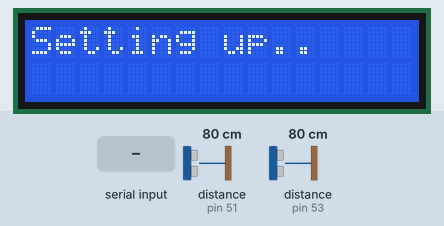
The sketch below on a simulated Arduino Mega 2560, built with avr-gcc and run on an emulated ATmega2560. Parts: 16×2 character LCD. Wiring (inferred from the names in the program): 2 × ultrasonic range finder: trigger pin 50, echo pin 51 / trigger pin 52, echo pin 53. The test bench sets the inputs (shaded band); at power-on: distance to the obstacle (sensors on pin 51, pin 53) 80 cm. The echo pulse lasts 58.3 µs per cm; the modem accepts every AT command (registered, SIM ready, sends succeed) and sends nothing else; what the sketch prints to the serial monitor is not drawn.

Above: at 0.1 s.
At 4.8 s:
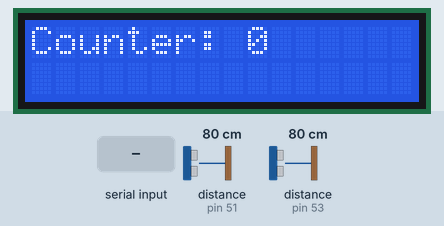
4.9 s: "OK" received over the second serial link
6.4 s: "No AP" received over the second serial link
7.9 s: "GOT IP" received over the second serial link
Timing chart, 0 to 10.9 s (numbered marks = the images above; inputs shaded):
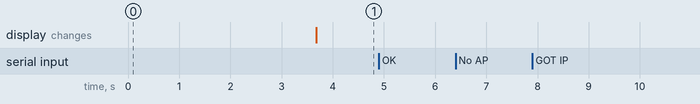

Measured:
- after the input at 4.9 s, every drawn part: stays the same
- after the input at 6.4 s, every drawn part: stays the same
- after the input at 7.9 s, every drawn part: stays the same

The sketch:

entrance_gate_lcd.ino
```cpp
#define trig1Pin 52
#define echo1Pin 53
#define trig2Pin 50
#define echo2Pin 51
#define SSID "ssid"
#define PASS "password"
#define DST_IP "46.137.108.231" //aast.voidbits.co
#define DST_PORT 80
#define BAUD_RATE 115200
#define esp Serial3
#include <LiquidCrystal.h>

// initialize the library with the numbers of the interface pins
LiquidCrystal lcd(42, 43, 41, 40, 39, 38);

String resp; //temp response buffer
bool isConnected = false;
String httpResp;
void setup() {
  //ultrasonic sensors
  pinMode(trig1Pin, OUTPUT);
  pinMode(echo1Pin, INPUT);
  pinMode(trig2Pin, OUTPUT);
  pinMode(echo2Pin, INPUT);
  //

  Serial.begin(BAUD_RATE);
  esp.begin(BAUD_RATE);

  Serial.println("Entrance gate monitor");
  lcd.begin(16, 2);
  // Print a message to the LCD.
  lcd.print("Setting up..");

  disconnectIfConnected();
  delay(100);
  while (1) {
    resp = send_cmd("AT");
    //  Serial.println(resp);

    if (resp.indexOf("OK") >= 0) {
      Serial.println("ESP is ready");

      resp = send_cmd("AT+CWJAP?");
      //    Serial.println(resp);
      if (resp.indexOf("No AP") >= 0) {
        Serial.println("Connecting to WiFi");
        connectToWifi();
      }
      else {
        Serial.println("Already connected to WiFi");
      }

      connectToServer();
      break;
    }
    else {
      disconnectIfConnected();
      Serial.println("Error: ESP8266 is not OK. Restart Arduino.");
      delay(500);
      //    while (1);
    }
  }
  lcd.clear();
  lcd.print("Counter: 0");
}


bool passedOne = false;
bool passedTwo = false;
int dir; //1: entry, 2: exit
int currentDistance1;
int currentDistance2;
int counter = 0;
int type = 0;
long time_diff = 0;
bool wasAvailable = false;
void loop() {
  if (esp.available()) {
    Serial.println("START ESP RECEIVE");
    wasAvailable = true;
  }
  while (esp.available())
    Serial.write(esp.read());
  if (wasAvailable) {
    Serial.println("END ESP RECEIVE");
    wasAvailable = false;
  }
  if (passedOne && passedTwo) {
    if (calculateDistance(1) < 90 || calculateDistance(2) < 90) {
      Serial.println("Still blocking");
      lcd.clear();
      lcd.print("BLOCKED");
      delay(300);
      return;
    }
    passedOne = false;
    passedTwo = false;
    //do update stuff
    Serial.print("Detected: ");
    Serial.println(dir == 1 ? "Entry" : "Exit");
    Serial.print("Counter: ");
    if (dir == 1) counter += 1;
    else if (dir == 2) counter -= 1;
    lcd.clear();
    lcd.print("Counter: ");
    lcd.print(counter);
    Serial.println(counter);
    type = dir;
    trySend();
    time_diff = millis();
    delay(400);
  }

  currentDistance1 = calculateDistance(1);
  if (currentDistance1 < 50) {
    if (passedOne) return;
    passedOne = true;
    if (passedTwo) { //exit
      dir = 2; //exit
    }
    else { //entry

    }

  }
  currentDistance2 = calculateDistance(2);
  if (currentDistance2 < 50) {
    if (passedTwo) return;
    passedTwo = true;
    if (passedOne) { //entry
      dir = 1;
    }
    else { //exit

    }
  }

  if (millis() - time_diff > 10000) {
    type = 0;
    trySend();
    time_diff = millis();
  }

  delay(200);
}


int calculateDistance(int which)
{
  int trigPin = which == 1 ? trig1Pin : trig2Pin;
  int echoPin = which == 1 ? echo1Pin : echo2Pin;
  double duration = 0.0, distance = 0.0;
  digitalWrite(trigPin, LOW);
  delayMicroseconds(5);
  digitalWrite(trigPin, HIGH);
  delayMicroseconds(10);
  digitalWrite(trigPin, LOW);
  duration = pulseIn(echoPin, HIGH);

  //Calculate the distance (in cm) based on the speed of sound.
  distance = (duration / 2) / 29.1;
  int output = distance;
  return output;
}


void trySend() {
  if (!isConnected) {
    disconnectIfConnected();
    connectToServer();
    sendHttp();
  }
  else
    sendHttp();
}

void connectToWifi() {
  String s = "AT+CWJAP=\"";
  s += SSID;
  s += "\",\"";
  s += PASS;
  s += "\"";
  resp = send_cmd_delay(s, 10000); // give it 4 sec
  if (resp.indexOf("GOT IP") >= 0) {
    Serial.print("Connected to WiFi successfully");
  }
  else {
    Serial.println("Error: Couldn't connect to WiFi. Restart Arduino.");
    while (1);
  }

}

void disconnectIfConnected() {
  resp = send_cmd("AT+CIPCLOSE");
  //  Serial.println(resp);

}

int retries = 0;
void connectToServer() {
  String s = "AT+CIPSTART=\"TCP\",\"";
  s += DST_IP;
  s += "\",";
  s += DST_PORT;
  retries += 1;
  resp = send_cmd_delay(s, 2000);
  //  Serial.println(resp);
  if (resp.indexOf("OK") >= 0) {
    retries = 0;
    Serial.println("Connected successfully");
    isConnected = true;
    //    sendHttp();
  }
  else {
    Serial.println(resp);
    Serial.println("Error: Couldn't connect to server");
    if (retries >= 5) {
      Serial.println("Error: Couldn't connect after 5 retries. Check the address/port and restart Arduino");
      while (1);
    }
    else {
      connectToServer();
    }
  }
}

void sendHttp() {
  if (!isConnected) return;
  String r = "GET /api/gate/startDiscovery?type=";
  r += type;
  r += " HTTP/1.1\r\nHost: aast.voidbits.co\r\nConnection: keep-alive\r\n\r\n";
  String s = "AT+CIPSEND=";
  s += r.length();

  resp = send_cmd(s);
  //  Serial.println(resp);
  Serial.println("Sending update..");
  esp.print(r);
  Serial.println("Done sending");
  delay(1000);
  resp = "";
  boolean ok = false;
  char c;
  while (esp.available()) {
    c = esp.read();
    resp += c;
  }
  if (resp.indexOf("200 OK") != -1) {
    ok = true;
    Serial.println("Got OK response");
    return;
  }
  else if (resp.indexOf("400 Bad Request") != -1) {
    ok = true;
    Serial.println("Got Bad Request");
    return;
  }
  else if (resp.indexOf("404 Not Found") != -1) {
    ok = true;
    Serial.println("Got 404");
    return;
  }
  if (!ok) {
    Serial.println("No OK response...");
    Serial.println(resp);
    isConnected = false;
  }
}


char c;
String send_cmd(String cmd) {
  esp.print(cmd);
  esp.print("\r\n");
  delay(500);
  String output = "";
  while (esp.available()) {
    c = esp.read();
    output += c;
  }
  return output;
}

String send_cmd_delay(String cmd, int d) {
  esp.print(cmd);
  esp.print("\r\n");
  delay(d);
  String output = "";
  while (esp.available()) {
    c = esp.read();
    output += c;
  }
  return output;
}
```
